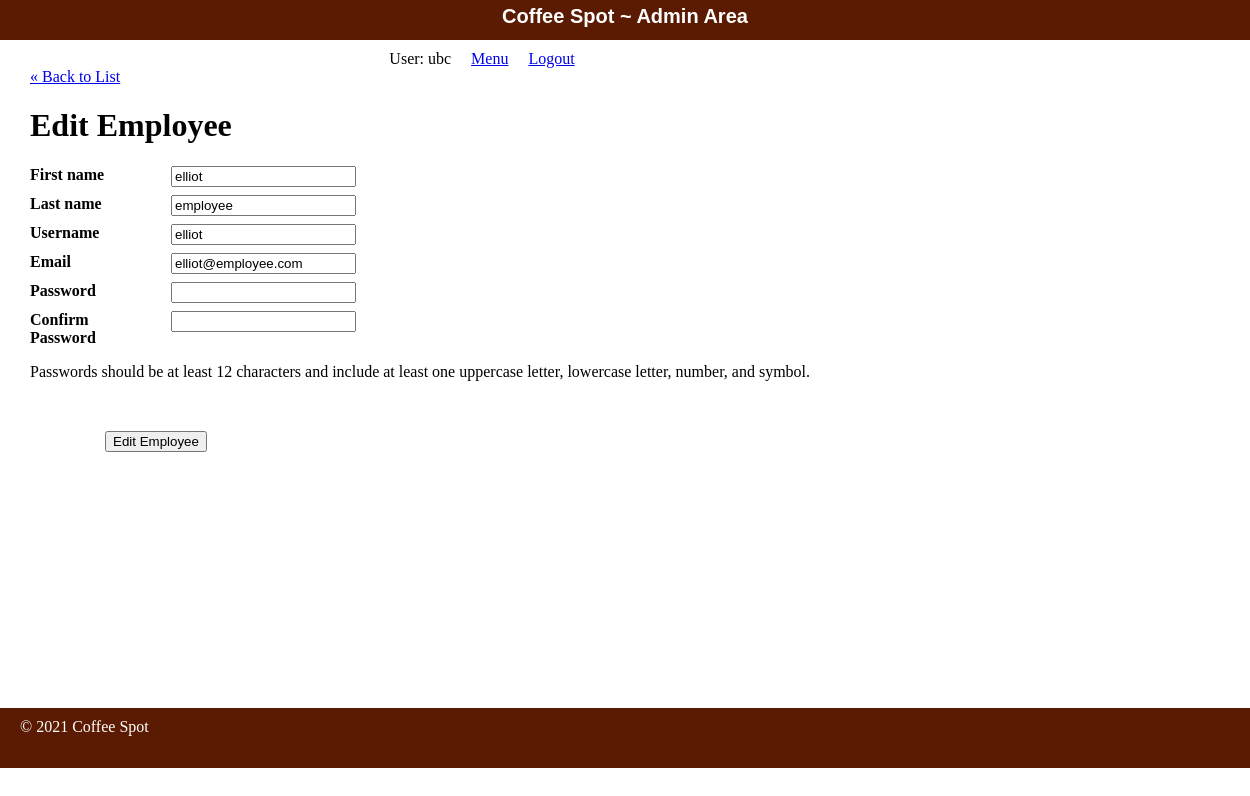
/admin/employees/edit.php?id=1 (signed in), run on the app's committed database.
### tables this page shows
CREATE TABLE employees (
  id int NOT NULL AUTO_INCREMENT,
  first_name varchar(255) DEFAULT NULL,
  last_name varchar(255) DEFAULT NULL,
  email varchar(255) DEFAULT NULL,
  username varchar(255) DEFAULT NULL,
  hashed_password varchar(255) DEFAULT NULL,
  PRIMARY KEY (id),
  KEY index_username (username)
);

### admin/shared/functions.php (called while the page is built, shortened)
<?php
function url_for($script_path) {
  return WWW_ADMIN . $script_path;
}
function u($string="") {
  return urlencode($string);
}
function h($string="") {
  return htmlspecialchars($string);
}
?>

### admin/shared/database.php (called while the page is built, shortened)
<?php
  function db_escape($connection, $string) {
    return mysqli_real_escape_string($connection, $string);
  }
?>

### admin/shared/query_functions.php (called while the page is built, shortened)
<?php
  function find_employee_by_id($id) {
    global $db;
    $sql = "SELECT * FROM employees ";
    $sql .= "WHERE id='" . db_escape($db, $id) . "' ";
    $sql .= "LIMIT 1";
    $result = mysqli_query($db, $sql);
    $employee = mysqli_fetch_assoc($result);
    return $employee;
  }
?>

### admin/employees/edit.php (the view, shortened to what this page needs)
<?php
require_once('../shared/initialize.php');
$id = $_GET['id'];
if(is_post_request()) {
  $employee = [];
  $employee['id'] = $id;
  $employee['first_name'] = $_POST['first_name'] ?? '';
  $employee['last_name'] = $_POST['last_name'] ?? '';
  $employee['email'] = $_POST['email'] ?? '';
  $employee['username'] = $_POST['username'] ?? '';
  $employee['password'] = $_POST['password'] ?? '';
  $employee['confirm_password'] = $_POST['confirm_password'] ?? '';
  $result = update_employee($employee);
  if($result === true) {
    $_SESSION['message'] = 'Employee updated.';
    redirect_to(url_for('/employees/show.php?id=' . $id));
  } else {
    $errors = $result;
  }
} else {
  $employee = find_employee_by_id($id);
}
?>
<?php include(SHARED_PATH . '/admin_header.php'); ?>
<div id="content">
  <a class="back-link" href="<?php echo url_for('/employees/index.php'); ?>">&laquo; Back to List</a>
  <div class="employee edit">
    <h1>Edit Employee</h1>
    <form action="<?php echo url_for('/employees/edit.php?id=' . h(u($id))); ?>" method="post">
      <dl>
        <dt>First name</dt>
        <dd><input type="text" name="first_name" value="<?php echo h($employee['first_name']); ?>" /></dd>
      </dl>
      <dl>
        <dt>Last name</dt>
        <dd><input type="text" name="last_name" value="<?php echo h($employee['last_name']); ?>" /></dd>
      </dl>
      <dl>
        <dt>Username</dt>
        <dd><input type="text" name="username" value="<?php echo h($employee['username']); ?>" /></dd>
      </dl>
      <dl>
        <dt>Email</dt>
        <dd><input type="text" name="email" value="<?php echo h($employee['email']); ?>" /><br /></dd>
      </dl>
      <dl>
        <dt>Password</dt>
        <dd><input type="password" name="password" value="" /></dd>
      </dl>
      <dl>
        <dt>Confirm Password</dt>
        <dd><input type="password" name="confirm_password" value="" /></dd>
      </dl>
      <p>
        Passwords should be at least 12 characters and include at least one uppercase letter, lowercase letter, number, and symbol.
      </p>
      <br />
      <div id="operations">
        <input type="submit" value="Edit Employee" />
      </div>
    </form>
  </div>
</div>
<?php include(SHARED_PATH . '/admin_footer.php'); ?>

### admin/stylesheets/admin.css (style rules this page uses)
html { height: 100%; width: 100%; }
body { height: 980px; width: 100%; margin: 0; padding: 0; }
#content { width: 1000px; min-height: 640px; padding: 0 30px; }
dl { clear: both; overflow: hidden; margin: 0.5em 0; }
dt { float: left; font-weight: bold; width: 125px; }
dd { float: left; margin-left: 1em; }
#operations { clear: both; margin: 1em 0 1em 75px; }

### data on the page
employees: first_name "elliot", last_name "employee", username "elliot", email "elliot@employee.com"

### other printed values
$_SESSION['username'] "ubc"
